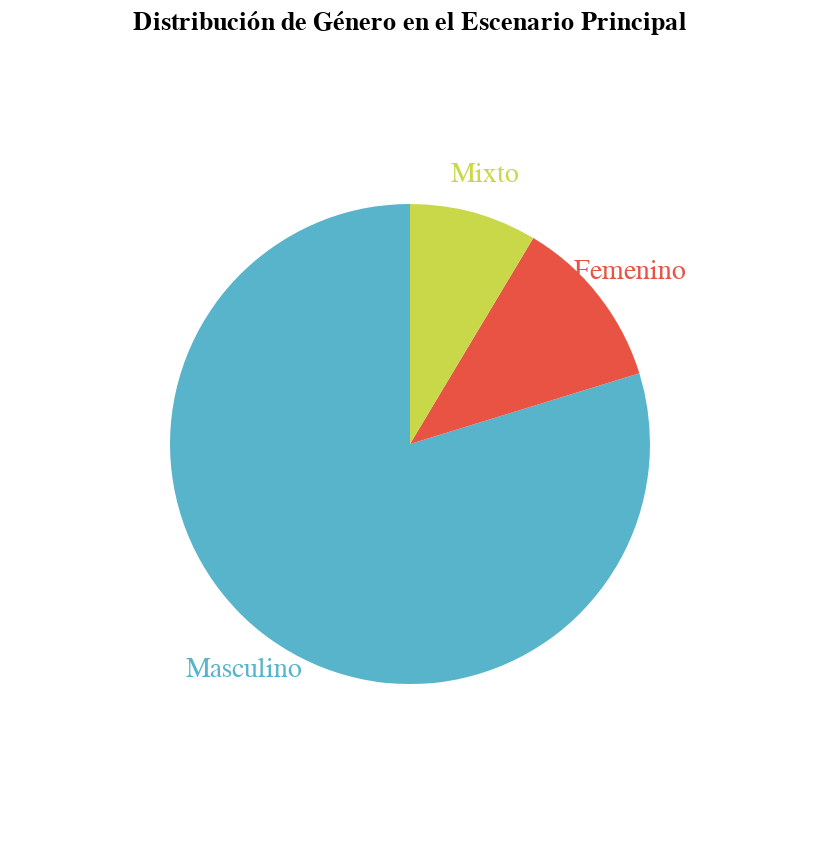

This figure's notebook cell:
### Code cell
# PASO 0: Instalar Altair si no lo tienes
!pip install altair --quiet

# PASO 1: Importar librerías
import pandas as pd
import altair as alt
from google.colab import files

# PASO 2: Subir archivo CSV
uploaded = files.upload()
filename = next(iter(uploaded))
df = pd.read_csv(filename)

# PASO 3: Normalizar columnas
df.columns = df.columns.str.strip().str.lower()
df['escenario'] = df['escenario'].str.strip().str.lower()
df['género'] = df['género'].str.strip().str.lower()

# PASO 4: Filtrar por escenario principal
escenario_principal = df[df['escenario'] == 'escenario principal']

# PASO 5: Contar ocurrencias por género (solo M, F, Mixto)
conteo_genero = escenario_principal['género'].value_counts().reset_index()
conteo_genero.columns = ['Género', 'Cantidad']
conteo_genero = conteo_genero[conteo_genero['Género'].isin(['masculino', 'femenino', 'mixto'])]

# PASO 6: Renombrar géneros a formato capitalizado
conteo_genero['Género'] = conteo_genero['Género'].replace({
    'masculino': 'Masculino',
    'femenino': 'Femenino',
    'mixto': 'Mixto'
})

# PASO 7: Escala de colores personalizada
color_scale = alt.Scale(
    domain=["Masculino", "Femenino", "Mixto"],
    range=["#58b4cb", "#e85343", "#c9d849"]
)

# PASO 8: Crear gráfico de torta
base = alt.Chart(conteo_genero).encode(
    theta=alt.Theta("Cantidad:Q", stack=True),
    color=alt.Color("Género:N", scale=color_scale, legend=None)
)

pie = base.mark_arc(outerRadius=120)
text = base.mark_text(radius=140, size=14).encode(text="Género:N")

chart = (pie + text).properties(
    width=400,
    height=400,
    title="Distribución de Género en el Escenario Principal"
)

# PASO 9: Mostrar y guardar
chart.show()
chart.save("grafico_genero_escenario_principal.html")
files.download("grafico_genero_escenario_principal.html")

### Figure 1 — Vega-Lite specification as saved in the notebook (floating-point values rounded to 4 significant figures)
{"config": {"view": {"continuousWidth": 300, "continuousHeight": 300}}, "layer": [{"mark": {"type": "arc", "outerRadius": 120}, "encoding": {"color": {"field": "Género", "legend": null, "scale": {"domain": ["Masculino", "Femenino", "Mixto"], "range": ["#58b4cb", "#e85343", "#c9d849"]}, "type": "nominal"}, "theta": {"field": "Cantidad", "stack": true, "type": "quantitative"}}}, {"mark": {"type": "text", "radius": 140, "size": 14}, "encoding": {"color": {"field": "Género", "legend": null, "scale": {"domain": ["Masculino", "Femenino", "Mixto"], "range": ["#58b4cb", "#e85343", "#c9d849"]}, "type": "nominal"}, "text": {"field": "Género", "type": "nominal"}, "theta": {"field": "Cantidad", "stack": true, "type": "quantitative"}}}], "data": {"name": "data-1cb7b051dfd54d4f40a56c01473263f5"}, "height": 400, "title": "Distribución de Género en el Escenario Principal", "width": 400, "$schema": "https://vega.github.io/schema/vega-lite/v5.20.1.json", "datasets": {"data-1cb7b051dfd54d4f40a56c01473263f5": [{"Género": "Masculino", "Cantidad": 130}, {"Género": "Femenino", "Cantidad": 19}, {"Género": "Mixto", "Cantidad": 14}]}}
